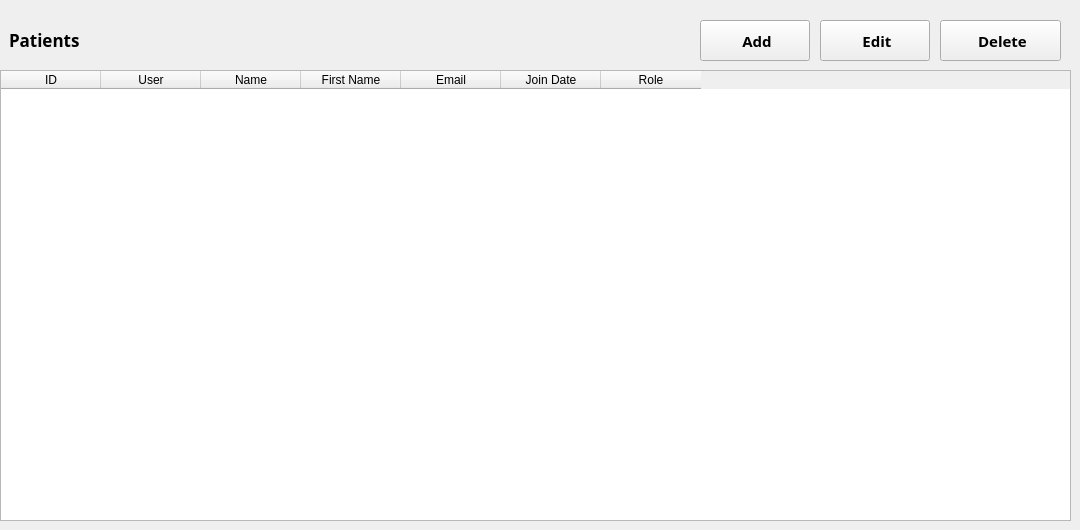
              <widget class="QWidget" name="usersTab1">
               <attribute name="title">
                <string>Table</string>
               </attribute>
               <widget class="QWidget" name="usersWidget" native="true">
                <property name="geometry">
                 <rect>
                  <x>0</x>
                  <y>10</y>
                  <width>1071</width>
                  <height>61</height>
                 </rect>
                </property>
                <widget class="QLabel" name="usersLabel">
                 <property name="geometry">
                  <rect>
                   <x>9</x>
                   <y>9</y>
                   <width>591</width>
                   <height>41</height>
                  </rect>
                 </property>
                 <property name="font">
                  <font>
                   <family>Noto Sans</family>
                   <pointsize>13</pointsize>
                   <weight>75</weight>
                   <bold>true</bold>
                  </font>
                 </property>
                 <property name="text">
                  <string>Patients</string>
                 </property>
                </widget>
                <widget class="QPushButton" name="addUserBtn">
                 <property name="geometry">
                  <rect>
                   <x>700</x>
                   <y>10</y>
                   <width>110</width>
                   <height>41</height>
                  </rect>
                 </property>
                 <property name="sizePolicy">
                  <sizepolicy hsizetype="Preferred" vsizetype="Preferred">
                   <horstretch>0</horstretch>
                   <verstretch>0</verstretch>
                  </sizepolicy>
                 </property>
                 <property name="font">
                  <font>
                   <family>Noto Sans</family>
                   <pointsize>11</pointsize>
                   <weight>75</weight>
                   <bold>true</bold>
                  </font>
                 </property>
                 <property name="text">
                  <string> Add</string>
                 </property>
                 <property name="icon">
                  <iconset resource="../resource.qrc">
                   <normaloff>:/icons/icons/others/user_add.png</normaloff>:/icons/icons/others/user_add.png</iconset>
                 </property>
                 <property name="iconSize">
                  <size>
                   <width>35</width>
                   <height>35</height>
                  </size>
                 </property>
                </widget>
                <widget class="QPushButton" name="deleteUserBtn">
                 <property name="geometry">
                  <rect>
                   <x>940</x>
                   <y>10</y>
                   <width>121</width>
                   <height>41</height>
                  </rect>
                 </property>
                 <property name="sizePolicy">
                  <sizepolicy hsizetype="Preferred" vsizetype="Preferred">
                   <horstretch>0</horstretch>
                   <verstretch>0</verstretch>
                  </sizepolicy>
                 </property>
                 <property name="font">
                  <font>
                   <family>Noto Sans</family>
                   <pointsize>11</pointsize>
                   <weight>75</weight>
                   <bold>true</bold>
                  </font>
                 </property>
                 <property name="text">
                  <string> Delete</string>
                 </property>
                 <property name="icon">
                  <iconset resource="../resource.qrc">
                   <normaloff>:/icons/icons/others/user_delete.png</normaloff>:/icons/icons/others/user_delete.png</iconset>
                 </property>
                 <property name="iconSize">
                  <size>
                   <width>35</width>
                   <height>35</height>
                  </size>
                 </property>
                </widget>
                <widget class="QPushButton" name="editUserBtn">
                 <property name="geometry">
                  <rect>
                   <x>820</x>
                   <y>10</y>
                   <width>110</width>
                   <height>41</height>
                  </rect>
                 </property>
                 <property name="sizePolicy">
                  <sizepolicy hsizetype="Preferred" vsizetype="Preferred">
                   <horstretch>0</horstretch>
                   <verstretch>0</verstretch>
                  </sizepolicy>
                 </property>
                 <property name="font">
                  <font>
                   <family>Noto Sans</family>
                   <pointsize>11</pointsize>
                   <weight>75</weight>
                   <bold>true</bold>
                  </font>
                 </property>
                 <property name="text">
                  <string> Edit</string>
                 </property>
                 <property name="icon">
                  <iconset resource="../resource.qrc">
                   <normaloff>:/icons/icons/others/user_edit-removebg-preview.png</normaloff>:/icons/icons/others/user_edit-removebg-preview.png</iconset>
                 </property>
                 <property name="iconSize">
                  <size>
                   <width>35</width>
                   <height>35</height>
                  </size>
                 </property>
                </widget>
               </widget>
               <widget class="QTableWidget" name="tableWidget">
                <property name="geometry">
                 <rect>
                  <x>0</x>
                  <y>70</y>
                  <width>1071</width>
                  <height>451</height>
                 </rect>
                </property>
                <property name="sizePolicy">
                 <sizepolicy hsizetype="Preferred" vsizetype="Expanding">
                  <horstretch>0</horstretch>
                  <verstretch>0</verstretch>
                 </sizepolicy>
                </property>
                <property name="minimumSize">
                 <size>
                  <width>1000</width>
                  <height>0</height>
                 </size>
                </property>
                <column>
                 <property name="text">
                  <string>ID</string>
                 </property>
                </column>
                <column>
                 <property name="text">
                  <string>User</string>
                 </property>
                </column>
                <column>
                 <property name="text">
                  <string>Name</string>
                 </property>
                </column>
                <column>
                 <property name="text">
                  <string>First Name</string>
                 </property>
                </column>
                <column>
                 <property name="text">
                  <string>Email</string>
                 </property>
                </column>
                <column>
                 <property name="text">
                  <string>Join Date</string>
                 </property>
                </column>
                <column>
                 <property name="text">
                  <string>Role</string>
                 </property>
                </column>
               </widget>
              </widget>
